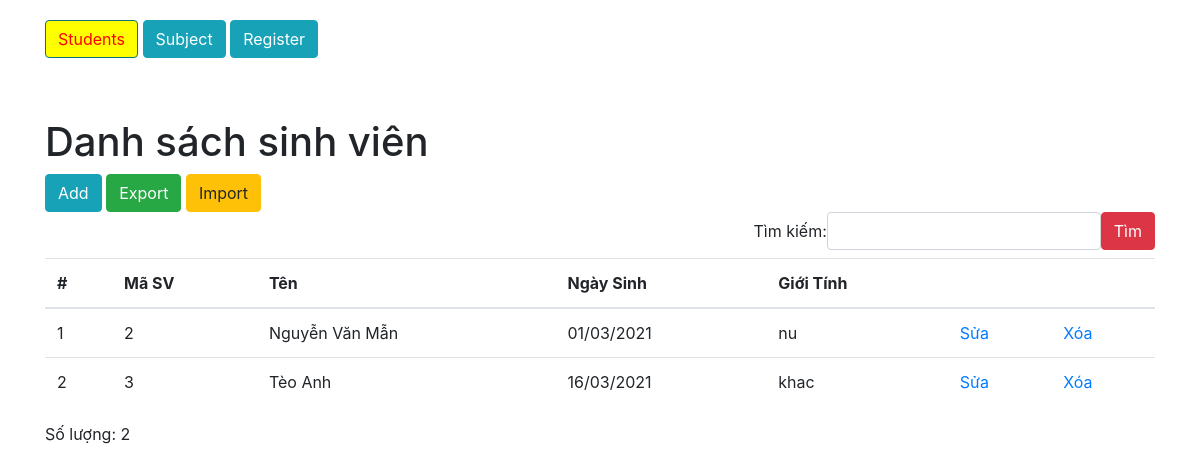
The page / on the database its author committed.
### tables this page shows
CREATE TABLE `student` (
  `id` int(11) NOT NULL,
  `name` varchar(50) NOT NULL,
  `birthday` date NOT NULL,
  `gender` tinyint(4) NOT NULL
);

### controller/StudentController.php (called while the page is built, shortened)
<?php
class StudentController {
	function list() {
		$studentRepository = new StudentRepository();
		$search = !empty($_GET["search"]) ? $_GET["search"] : "";
		if (!empty($search)) {
			$students = $studentRepository->getByPattern($search);
		}
		else {
			$students = $studentRepository->fetch();
		}
		require "view/student/list.php";
	}
}
 ?>

### index.php (called while the page is built, shortened)
<?php
$a = !empty($_GET["a"]) ? $_GET["a"] : "list";
require "connectDb.php";
require "model/StudentRepository.php";
require "model/Student.php";
require "service/Helper.php";
$controller = new $controller;
$controller->$a();
?>

### model/StudentRepository.php (called while the page is built, shortened)
<?php
class StudentRepository{
	function fetch($cond = null){
		global $conn;
		$sql = "SELECT * FROM student";
		$result = $conn->query($sql);
		$students = [];
		while ($row = $result->fetch_assoc()) {
			$student = new Student($row["id"], $row["name"], $row["birthday"], $row["gender"]);
			$students[] = $student;
		}
		return $students;
	}
}
?>

### model/Student.php (called while the page is built, shortened)
<?php
class Student {
	public $gender;
	function __construct($id, $name, $birthday, $gender){
		$this->id = $id;
		$this->name = $name;
		$this->birthday = $birthday;
		$this->gender = $gender;
	}
	function getGenderName(){
		$map = [0 => "nam", 1 => "nu", 2 => "khac"];
		$genderName = $map[$this->gender];
		return $genderName;
	}
}
?>

### service/Helper.php (called while the page is built)
<?php
class Helper{
		static function formatVNBirthday($date){
		$vnFormatDate = date("d/m/Y", strtotime($date));
		return $vnFormatDate;
	}
}
?>

### view/student/list.php (the view)
<?php require "layout/header.php" ?>
			<h1>Danh sách sinh viên</h1>
			<a href="index.php?a=add" class="btn btn-info">Add</a>
			<a href="index.php?c=student&a=export" class="btn btn-success">Export</a>
			<a href="index.php?c=student&a=formImport" class="btn btn-warning">Import</a>
			<form action="index.php" method="GET">
				<label class="form-inline justify-content-end">Tìm kiếm: <input type="search" name="search" class="form-control" value="<?=!empty($search) ? $search: ""?>">
				<button class="btn btn-danger">Tìm</button>
				</label>
			</form>
			<table class="table table-hover">
				<thead>
					<tr>
						<th>#</th>
						<th>Mã SV</th>
						<th>Tên</th>
						<th>Ngày Sinh</th>
						<th>Giới Tính</th>
						<th></th>
						<th></th>
					</tr>
				</thead>
				<tbody>
					<?php
					$order=0;
					foreach ($students as $student):
					$order++;
						?>
					<tr>
						<td><?=$order?></td>
						<td><?=$student->id?></td>
						<td><?=$student->name?></td>
						<td><?=Helper::formatVNBirthday($student->birthday)?></td>
						<td><?=$student->getGenderName()?></td>
							<td><a href="index.php?a=edit&id=<?=$student->id?>">Sửa</a></td>
							<td><a  class="delete" href="index.php?a=delete&id=<?=$student->id?>" type="student">Xóa</a></td>
					</tr>
				<?php endforeach?>
				</tbody>
			</table>
			<div>
				<span>Số lượng: <?=count($students)?></span>
			</div>
<?php require "layout/footer.php" ?>

### public/css/style.css (style rules this page uses)
label { font-weight: normal; }

### rows shown on the page
student: id "2", name "Nguyễn Văn Mẫn", birthday "01/03/2021", gender "nu"
student: id "3", name "Tèo Anh", birthday "16/03/2021", gender "khac"

### other values the page prints
count($students) "2"
